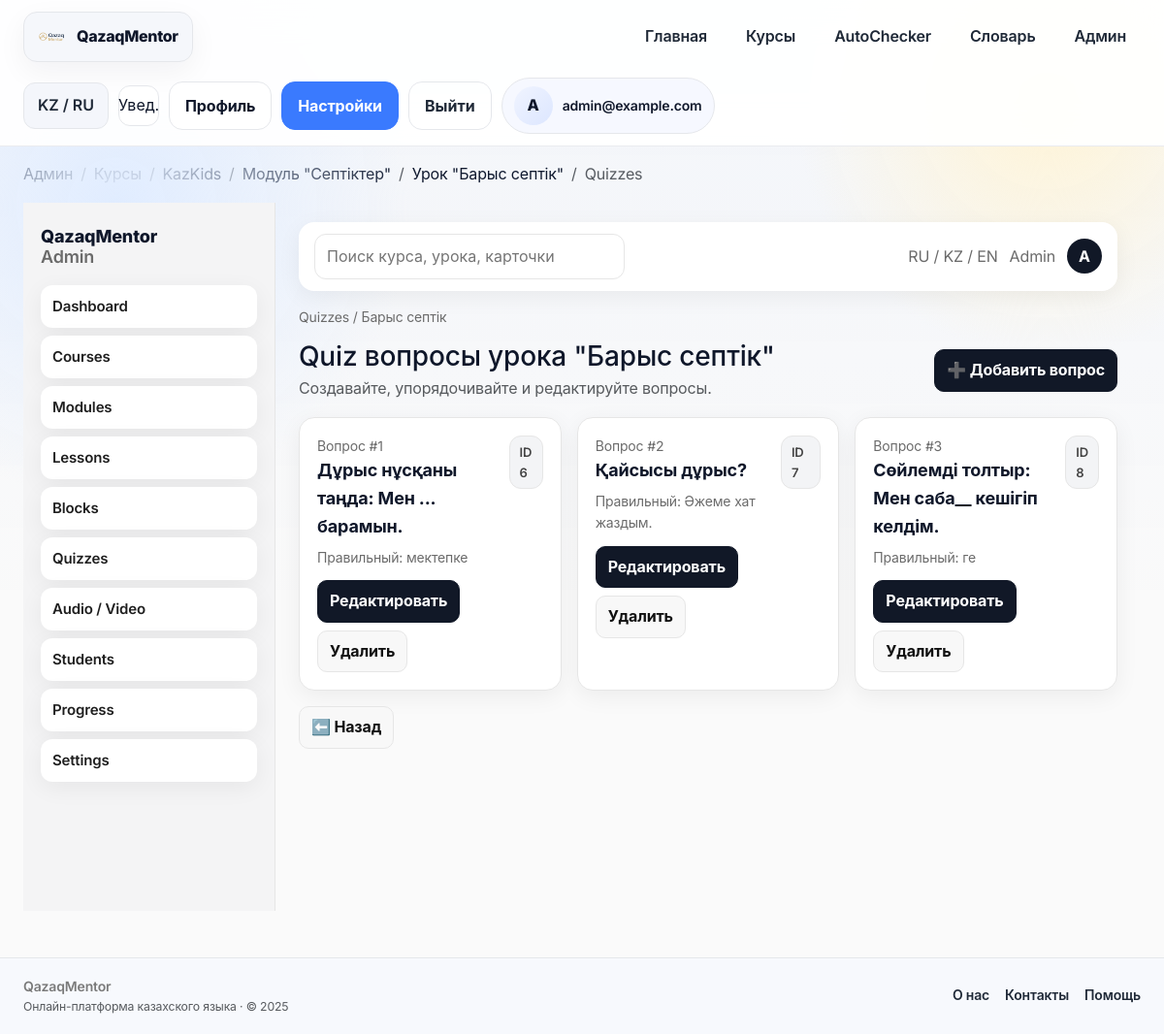
/admin/lesson/7/quizzes (signed in), run on the app's committed database.
### app/models/__init__.py (models this page shows, shortened)
class User(Base):
    __tablename__ = "users"
    __allow_unmapped__ = True
    id = Column(Integer, primary_key=True, index=True)
    email = Column(String, unique=True, index=True, nullable=False)
    hashed_password = Column(String, nullable=False)
    age = Column(Integer, nullable=False)
    target = Column(String, nullable=False)  # school / general / business
    daily_minutes = Column(Integer, nullable=False, default=10)
    level = Column(String, nullable=True)
    role = Column(String, nullable=False, default="user")
    created_at = Column(DateTime, server_default=func.now(), nullable=False)
    placements: List["PlacementTestResult"] = relationship(
        "PlacementTestResult", back_populates="user", cascade="all, delete-orphan"
    )
    progresses: List["UserProgress"] = relationship(
        "UserProgress", back_populates="user", cascade="all, delete-orphan"
    )

class Course(Base):
    __tablename__ = "courses"
    __allow_unmapped__ = True
    id = Column(Integer, primary_key=True, index=True)
    slug = Column(String, unique=True, nullable=False)
    name = Column(String, nullable=False)
    description = Column(Text, nullable=False)
    audience = Column(String, nullable=False)  # kids / adult / gov
    modules: List["Module"] = relationship(
        "Module", back_populates="course", cascade="all, delete-orphan", order_by="Module.order"
    )

class Lesson(Base):
    __tablename__ = "lessons"
    __allow_unmapped__ = True
    id = Column(Integer, primary_key=True, index=True)
    module_id = Column(Integer, ForeignKey("modules.id"), nullable=False)
    title = Column(String, nullable=False)
    description = Column(Text, nullable=True)
    lesson_type = Column(String, nullable=True)
    estimated_time = Column(Integer, nullable=True)
    difficulty = Column(String, nullable=True)
    age_group = Column(String, nullable=True)  # kids / adult / gov
    order = Column(Integer, nullable=False, default=1)
    module: "Module" = relationship("Module", back_populates="lessons")
    blocks: List["LessonBlock"] = relationship(
        "LessonBlock", back_populates="lesson", cascade="all, delete-orphan", order_by="LessonBlock.order"
    )
    flashcards: List["Flashcard"] = relationship(
        "Flashcard", back_populates="lesson", cascade="all, delete-orphan"
    )
    quizzes: List["Quiz"] = relationship(
        "Quiz", back_populates="lesson", cascade="all, delete-orphan"
    )

class Quiz(Base):
    __tablename__ = "quizzes"
    __allow_unmapped__ = True
    id = Column(Integer, primary_key=True, index=True)
    lesson_id = Column(Integer, ForeignKey("lessons.id"), nullable=False)
    question = Column(Text, nullable=False)
    options = Column(JSON, nullable=False)
    correct_option = Column(Integer, nullable=False)
    explanation = Column(Text, nullable=True)
    age_group = Column(String, nullable=True)
    order = Column(Integer, nullable=False, default=1)
    lesson: "Lesson" = relationship("Lesson", back_populates="quizzes")

### app/routers/admin.py (the view)
@router.get("/lesson/{lesson_id}/quizzes")
async def admin_quizzes(lesson_id: int, request: Request, db: Session = Depends(get_db)):
    lesson = (
        db.query(models.Lesson)
        .options(
            selectinload(models.Lesson.quizzes),
            selectinload(models.Lesson.module).selectinload(models.Module.course),
        )
        .filter(models.Lesson.id == lesson_id)
        .first()
    )
    if not lesson:
        raise HTTPException(status_code=404, detail="Lesson not found")
    breadcrumbs = _breadcrumbs_for_lesson(lesson) + [{"label": "Quizzes"}]
    return render_template(request, "admin/quizzes.html", {"lesson": lesson, "breadcrumbs": breadcrumbs})

### app/templates/admin/quizzes.html
{% extends "admin/admin_base.html" %}
{% block admin_content %}
<div class="admin-breadcrumbs">Quizzes / {{ lesson.title }}</div>
<div class="d-flex justify-content-between align-items-center mb-3">
    <div>
        <h3 class="mb-1">Quiz вопросы урока "{{ lesson.title }}"</h3>
        <p class="text-muted mb-0">Создавайте, упорядочивайте и редактируйте вопросы.</p>
    </div>
    <a class="admin-btn primary" href="/admin/quizzes/add?lesson_id={{ lesson.id }}">➕ Добавить вопрос</a>
</div>
<div class="admin-grid">
    {% for quiz in lesson.quizzes %}
    <div class="admin-card">
        <div class="d-flex justify-content-between align-items-start">
            <div>
                <div class="admin-card__meta">Вопрос #{{ quiz.order }}</div>
                <div class="admin-card__title">{{ quiz.question }}</div>
                <div class="admin-card__meta">Правильный: {{ quiz.options[quiz.correct_option] if quiz.options and quiz.correct_option < quiz.options|length else '' }}</div>
            </div>
            <span class="badge-pill">ID {{ quiz.id }}</span>
        </div>
        <div class="admin-actions">
            <a class="admin-btn primary" href="/admin/quiz/{{ quiz.id }}/edit">Редактировать</a>
            <a class="admin-btn" href="/admin/quiz/{{ quiz.id }}/delete">Удалить</a>
        </div>
    </div>
    {% else %}
    <div class="text-muted">Квизов пока нет.</div>
    {% endfor %}
</div>
<div class="admin-actions mt-3">
    <a href="/admin/module/{{ lesson.module_id }}/lessons" class="admin-btn">⬅️ Назад</a>
</div>
{% endblock %}

### app/templates/admin/admin_base.html
{% extends "base.html" %}
{% block content %}
<link rel="stylesheet" href="{{ url_for('static', path='css/admin.css') }}?v=1">
<div class="admin-layout">
    <aside class="admin-sidebar">
        <div class="admin-sidebar__brand">QazaqMentor<br><span>Admin</span></div>
        <nav class="admin-nav">
            <a href="/admin" class="admin-nav__item">Dashboard</a>
            <a href="/admin/courses" class="admin-nav__item">Courses</a>
            <a href="/admin/modules" class="admin-nav__item">Modules</a>
            <a href="/admin/lessons" class="admin-nav__item">Lessons</a>
            <a href="/admin/blocks" class="admin-nav__item">Blocks</a>
            <a href="/admin/quizzes" class="admin-nav__item">Quizzes</a>
            <a href="/admin/media" class="admin-nav__item">Audio / Video</a>
            <a href="/admin/students" class="admin-nav__item">Students</a>
            <a href="/admin/progress" class="admin-nav__item">Progress</a>
            <a href="/admin/settings" class="admin-nav__item">Settings</a>
        </nav>
    </aside>
    <div class="admin-main">
        <div class="admin-topbar">
            <form class="admin-search" action="/admin/search" method="get">
                <input type="search" name="q" placeholder="Поиск курса, урока, карточки" />
            </form>
            <div class="admin-topbar__actions">
                <div class="admin-lang">RU / KZ / EN</div>
                <div class="admin-role">Admin</div>
                <div class="admin-profile">{{ (user.email if user else "A")[:1]|upper }}</div>
            </div>
        </div>
        <div class="admin-content">
            {% block admin_content %}{% endblock %}
        </div>
    </div>
</div>
{% endblock %}

### app/templates/base.html (shortened to what this page needs)
<!DOCTYPE html>
<html lang="kk">
<head>
    <link href="https://cdn.jsdelivr.net/npm/bootstrap@5.3.3/dist/css/bootstrap.min.css" rel="stylesheet">
    <link rel="stylesheet" href="{{ url_for('static', path='css/main.css') }}?v=qm2">
</head>
<body>
{% set current_user = request.state.user or (user if user is defined else None) %}
{% set current_path = request.url.path if request and request.url else '' %}
<header class="app-nav">
    <div class="page-shell nav-inner">
        <a href="/" class="brand-mark">
            <img src="{{ url_for('static', path='img/logo.png') }}" alt="QazaqMentor">
            <span>QazaqMentor</span>
        </a>
        <nav class="nav-links">
            <a class="nav-link {% if current_path == '/' %}active{% endif %}" href="/">Главная</a>
            <a class="nav-link {% if '/courses' in current_path %}active{% endif %}" href="/courses">Курсы</a>
            <a class="nav-link {% if '/autochecker' in current_path %}active{% endif %}" href="/autochecker">AutoChecker</a>
            <a class="nav-link {% if '/vocabulary' in current_path or '/dictionary' in current_path %}active{% endif %}" href="/vocabulary">Словарь</a>
            {% if current_user and current_user.is_admin %}
            <a class="nav-link" href="/admin">Админ</a>
            {% endif %}
        </nav>
        <div class="nav-actions">
            <button class="nav-chip" type="button">KZ / RU</button>
            <button class="icon-button" type="button" aria-label="Уведомления">Увед.</button>
            {% if current_user %}
                <a class="btn btn-outline-dark" href="/profile">Профиль</a>
                <a class="btn btn-primary" href="/settings">Настройки</a>
                <form action="/logout" method="post" class="m-0">
                    <button type="submit" class="btn btn-ghost">Выйти</button>
                </form>
                <div class="profile-chip">
                    <div class="avatar">{{ current_user.email[0]|upper }}</div>
                    <div class="fw-semibold small">{{ current_user.full_name or current_user.email }}</div>
                </div>
            {% else %}
                <a class="btn btn-outline-dark" href="/login">Войти</a>
                <a class="btn btn-primary" href="/signup">Регистрация</a>
            {% endif %}
        </div>
    </div>
</header>
{% if breadcrumbs %}
<div class="page-shell mt-3">
    {% include "admin/components/breadcrumbs.html" %}
</div>
{% endif %}
<main class="page-body">
    <div class="page-shell">
        {% block content %}{% endblock %}
    </div>
</main>
<footer class="footer-bar mt-5">
    <div class="page-shell d-flex align-items-center justify-content-between flex-wrap gap-3">
        <div>
            <div class="fw-semibold">QazaqMentor</div>
            <div class="small text-muted">Онлайн-платформа казахского языка · © 2025</div>
        </div>
        <div class="d-flex align-items-center gap-3">
            <a href="#">О нас</a>
            <a href="#">Контакты</a>
            <a href="#">Помощь</a>
        </div>
    </div>
</footer>
</body>
</html>

### app/templates/admin/components/breadcrumbs.html
<nav aria-label="breadcrumb" class="mb-3">
    <ol class="breadcrumb small mb-0">
        {% for crumb in breadcrumbs %}
            {% if crumb.url and not loop.last %}
                <li class="breadcrumb-item"><a href="{{ crumb.url }}">{{ crumb.label }}</a></li>
            {% else %}
                <li class="breadcrumb-item active" aria-current="page">{{ crumb.label }}</li>
            {% endif %}
        {% endfor %}
    </ol>
</nav>

### app/static/css/main.css (style rules this page uses)
:root { --bg: #f7f8fa; --surface: #ffffff; --surface-2: #f0f4ff; --ink: #0f172a; --ink-soft: #1f2937; --muted: #7a7a7a; --border: #e5e7eb; --accent: #3a7afe; --accent-2: #f9d65c; --accent-green: #16b574; --accent-red: #ef4444; --accent-amber: #f59e0b; --radius-lg: 18px; --radius-md: 14px; --radius-sm: 10px; --shadow-soft: 0 24px 80px rgba(17, 24, 39, 0.08); --shadow-sm: 0 10px 30px rgba(15, 23, 42, 0.05); --shadow-press: 0 8px 18px rgba(58, 122, 254, 0.28); --gradient-hero: linear-gradient(135deg, #e9f0ff 0%, #fff 58%, #f9d65c22 100%); --gradient-card: linear-gradient(145deg, #f9fbff 0%, #eef2ff 100%); }
* { box-sizing: border-box; }
body { background: var(--bg); color: var(--ink); font-family: "Inter", "Manrope", "SF Pro Display", -apple-system, system-ui, sans-serif; line-height: 1.6; letter-spacing: -0.01em; min-height: 100vh; }
a { color: inherit; text-decoration: none; }
img { max-width: 100%; display: block; }
.container, .page-shell { max-width: 1220px; margin: 0 auto; padding: 0 24px; }
main, header, footer { position: relative; z-index: 1; }
.app-nav { position: sticky; top: 0; z-index: 100; background: rgba(255, 255, 255, 0.92); backdrop-filter: blur(18px); border-bottom: 1px solid rgba(229, 231, 235, 0.8); padding: 12px 0; }
.nav-inner { display: flex; align-items: center; justify-content: space-between; gap: 16px; flex-wrap: wrap; }
.brand-mark { display: inline-flex; align-items: center; gap: 10px; padding: 10px 14px; border-radius: var(--radius-md); background: #f5f7fb; border: 1px solid var(--border); box-shadow: var(--shadow-sm); font-weight: 800; letter-spacing: -0.02em; color: var(--ink); }
.brand-mark img { height: 30px; width: 30px; object-fit: contain; }
.nav-links { display: flex; align-items: center; gap: 10px; flex-wrap: wrap; }
.nav-link { padding: 10px 14px; border-radius: 12px; font-weight: 600; color: var(--ink-soft); border: 1px solid transparent; transition: all 0.18s ease; }
.nav-actions { display: flex; align-items: center; gap: 10px; }
.nav-chip, .btn-ghost, .brand-chip { padding: 10px 14px; border-radius: 12px; border: 1px solid var(--border); background: #f4f6fb; font-weight: 600; color: var(--ink-soft); transition: all 0.16s ease; }
.icon-button { width: 42px; height: 42px; display: inline-flex; align-items: center; justify-content: center; border-radius: 12px; border: 1px solid var(--border); background: #fff; color: var(--ink); transition: all 0.16s ease; }
.avatar, .profile-pill { width: 40px; height: 40px; border-radius: 50%; background: linear-gradient(135deg, #f0f4ff, #dce6ff); display: inline-flex; align-items: center; justify-content: center; font-weight: 800; color: var(--ink); }
.profile-chip { display: inline-flex; align-items: center; gap: 10px; padding: 8px 12px; border-radius: 999px; background: #f6f8ff; border: 1px solid var(--border); }
.btn, .cta-primary, .cta-secondary, .auth-btn, .gray-btn, .placement-btn, .vocab-arrow, .vocab-arrow:focus-visible { border-radius: 14px; font-weight: 700; border: 1px solid transparent; transition: all 0.18s ease; box-shadow: none; }
.btn, .auth-btn, .gray-btn, .placement-btn { padding: 12px 16px; }
.btn-primary, .btn-outline-dark:active, .btn-outline-primary { background: var(--accent); color: #fff; border-color: var(--accent); }
.btn-outline-dark, .btn-outline-secondary, .btn-outline-primary, .btn-light, .btn-outline-light, .btn-outline-dark:focus { background: #fff; color: var(--ink); border: 1px solid var(--border); }
.btn-ghost { background: transparent; color: var(--ink-soft); border-color: var(--border); }
.footer-bar { background: #f7f9fd; border-top: 1px solid #e5e7eb; padding: 18px 0; font-size: 14px; color: var(--muted); }
.footer-bar a { color: var(--ink-soft); font-weight: 600; }

### data on the page
User: email "A", email "admin@example.com"
Course: label "KazKids"
Lesson: title "Барыс септік"
Quiz: order "1", question "Дұрыс нұсқаны таңда: Мен ... барамын.", options+correct_option "мектепке", id "6"
Quiz: order "2", question "Қайсысы дұрыс?", options+correct_option "Әжеме хат жаздым.", id "7"
Quiz: order "3", question "Сөйлемді толтыр: Мен саба__ кешігіп келдім.", options+correct_option "ге", id "8"

### other printed values
{{ crumb.label }} "Админ" "Курсы" "Модуль \"Септіктер\"" "Урок \"Барыс септік\""
{{ crumb.label }} "Quizzes"
